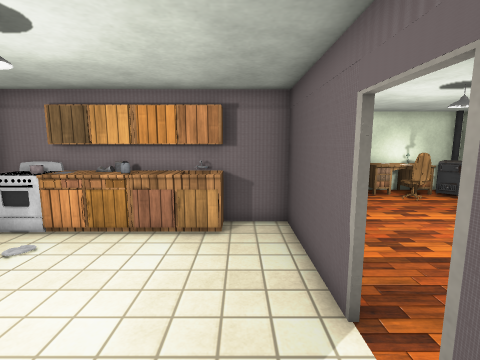
View 1 (above)

16 first-person views from a walk through a 3-D level made in the Unity game engine. The camera is 1.4 m above the floor, tilts 8° down and sees 85° across. The floor is counted in squares, 0.5 m on a side. Each view is taken from the middle of a square. On the plan, view 1 faces up. The plan holds only what a view shows up to about 19 squares ahead; the rest is blank. The place goes on beyond the plan. The player is left out. Door leaves are left out, so doorways stand open. Some surface patterns are stand-ins.

View 2
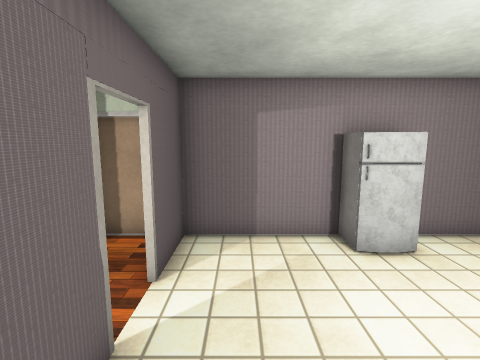

View 3
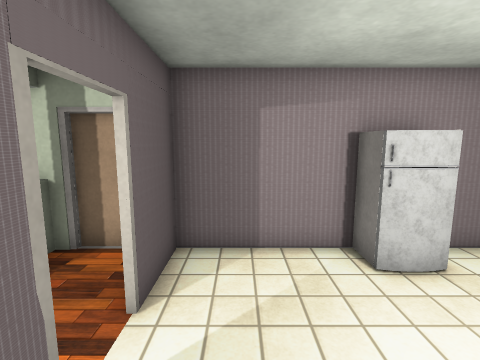

View 4
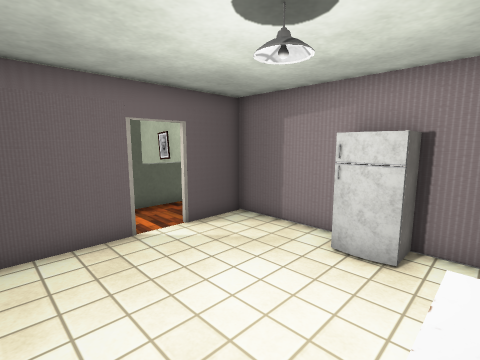

View 5
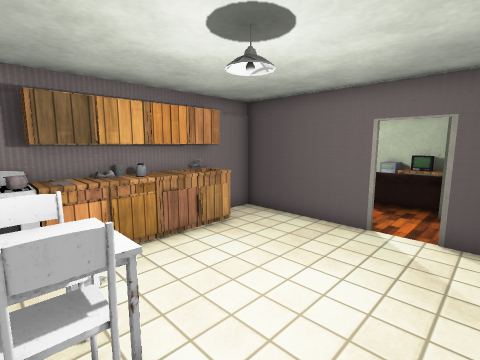

View 6
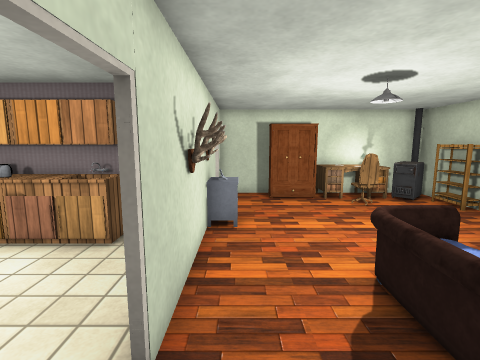

View 7
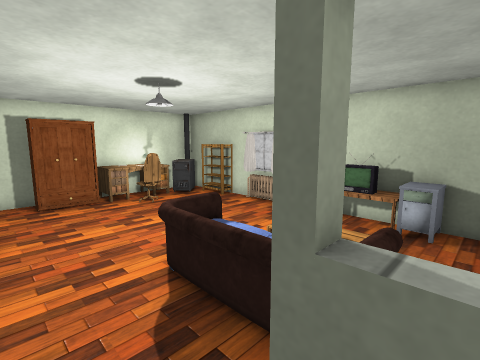

View 8
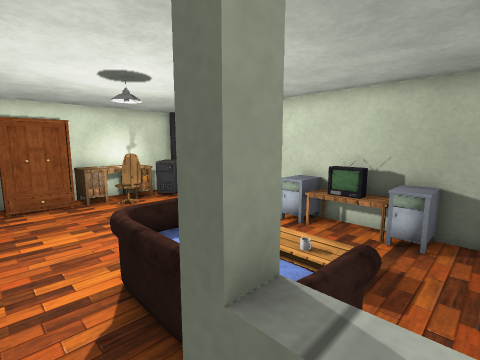

View 9
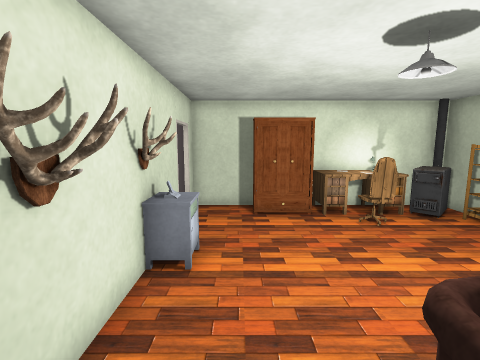

View 10
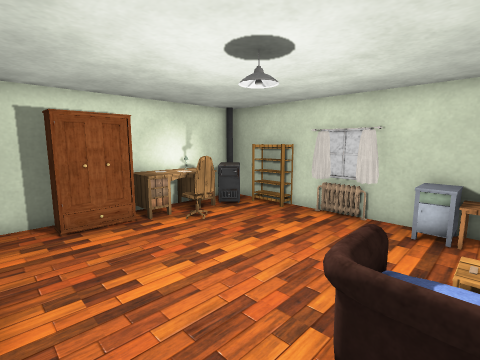

View 11
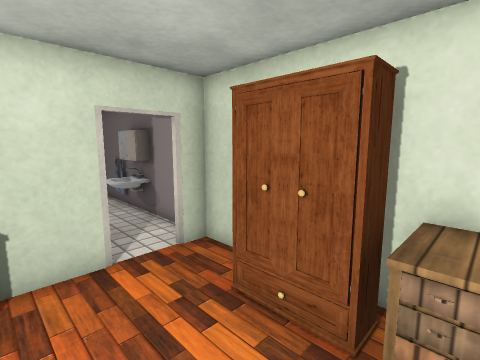

View 12
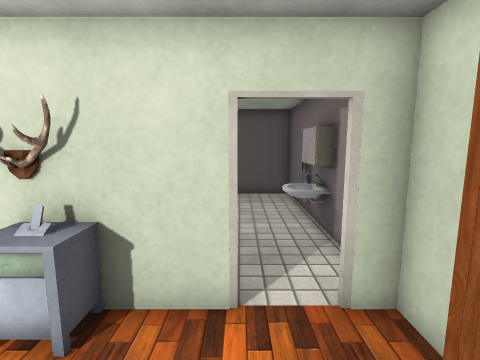

View 13
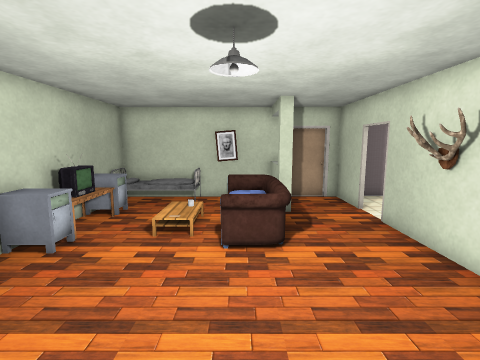

View 14
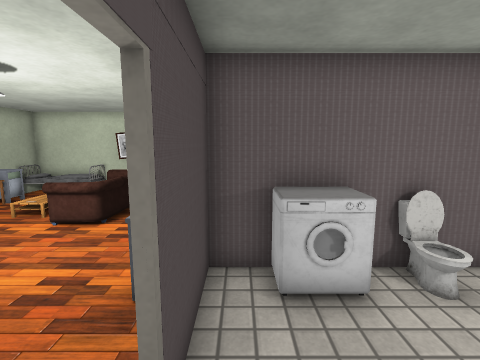

View 15
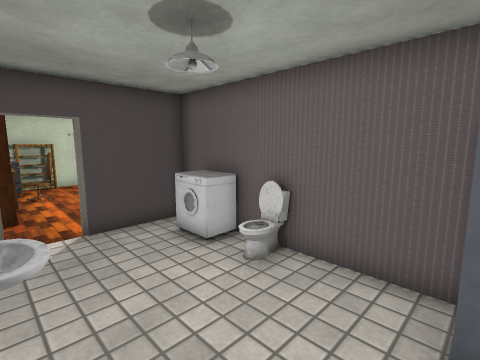

View 16
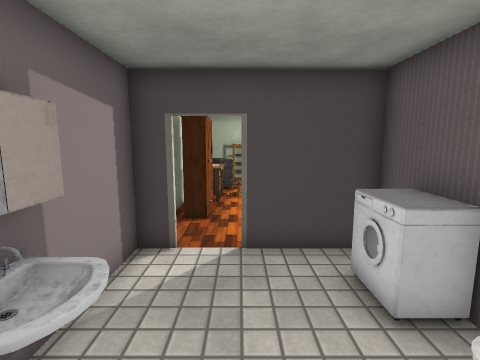

### Floor plan
Key: @ floor where view 1 was taken; # wall or solid block; . floor; D open door; = window, fence, low wall or low ledge; O other object.
Columns run from 8 left of view 1 to 13 right of it. Each row starts with its distance up from view 1.
 16 ######################
 15  ..  #=...#. #########
 14  ....##...D..#####=###
 13  .........D.....##.###
 12   ........#.........##
 11  #.....==.##.........#
 10  #...#.==.#=.........#
  9 ########### .........#
  8  =###### .#..........#
  7  .........##..# ....##
  6  ##.......##. #O#...##
  5  ##.......#.. # .O..##
  4  ##.......#.. # .O..##
  3    .......D..## ....##
  2    .......D..####...##
  1  ...##....#..=  .#...#
  0  ..###..@.#..=   #   #
 -1  #####################

Where each view was taken, in squares from view 1:
view 1: 0 up, 0 right, facing up
view 2: 7 up, 0 right, facing down
view 3: 6 up, 0 right, facing down
view 4: 7 up, 6 left, facing down-right
view 5: 1 up, 7 left, facing up-right
view 6: 1 up, 3 right, facing up
view 7: 1 up, 3 right, facing up-right
view 8: 1 up, 4 right, facing up-right
view 9: 4 up, 4 right, facing up
view 10: 5 up, 3 right, facing up-right
view 11: 11 up, 8 right, facing up-left
view 12: 13 up, 6 right, facing left
view 13: 13 up, 7 right, facing down
view 14: 15 up, 1 right, facing down
view 15: 15 up, 7 left, facing down-right
view 16: 13 up, 5 left, facing right
